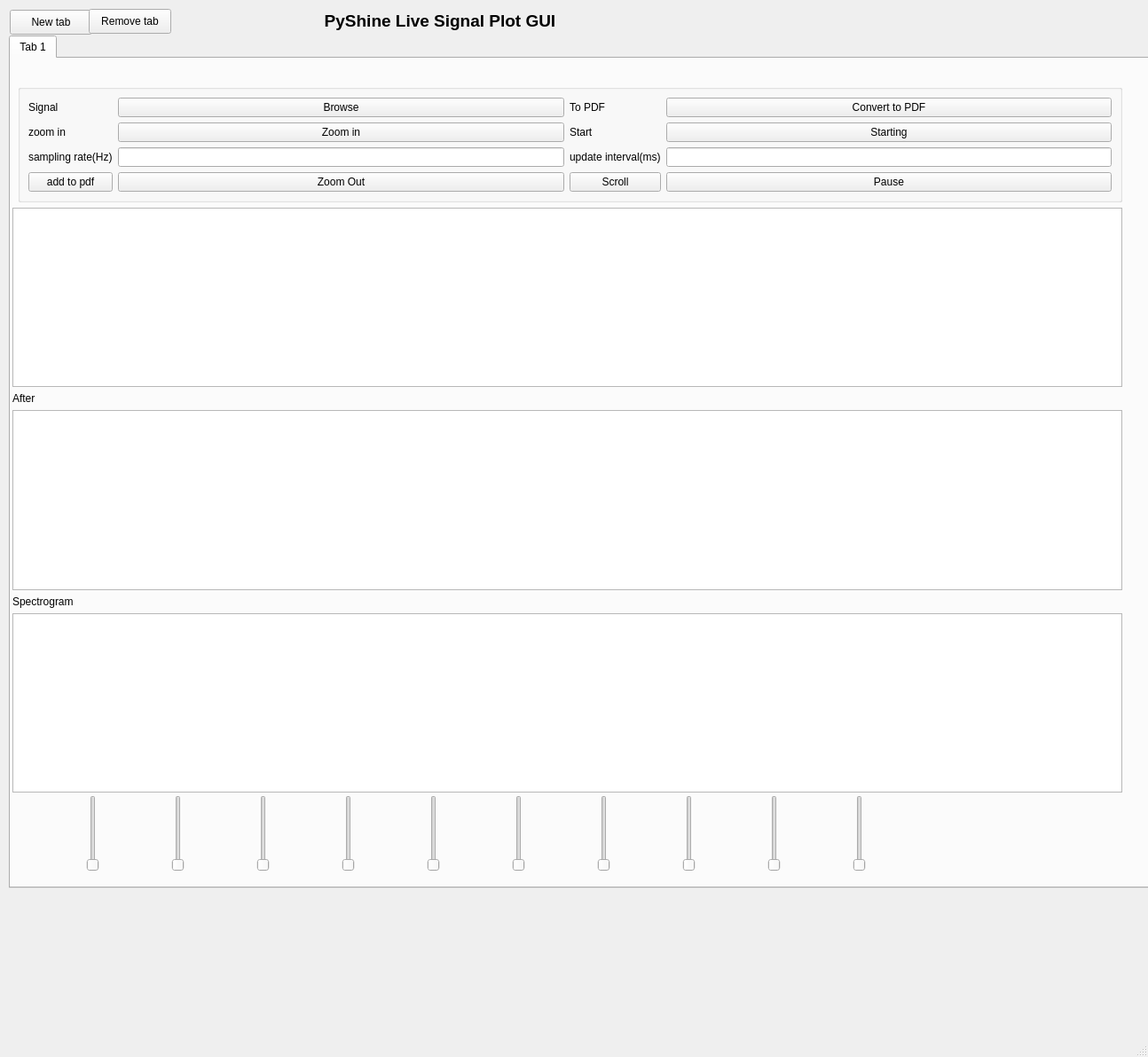
<?xml version="1.0" encoding="UTF-8"?>
<ui version="4.0">
 <class>MainWindow</class>
 <widget class="QMainWindow" name="MainWindow">
  <property name="geometry">
   <rect>
    <x>0</x>
    <y>0</y>
    <width>1294</width>
    <height>1191</height>
   </rect>
  </property>
  <property name="windowTitle">
   <string>MainWindow</string>
  </property>
  <widget class="QWidget" name="centralwidget">
   <widget class="QPushButton" name="Newtabbtn">
    <property name="geometry">
     <rect>
      <x>11</x>
      <y>11</y>
      <width>93</width>
      <height>28</height>
     </rect>
    </property>
    <property name="text">
     <string>New tab</string>
    </property>
   </widget>
   <widget class="QPushButton" name="Removetabbtn">
    <property name="geometry">
     <rect>
      <x>100</x>
      <y>10</y>
      <width>93</width>
      <height>28</height>
     </rect>
    </property>
    <property name="text">
     <string>Remove tab</string>
    </property>
   </widget>
   <widget class="QLabel" name="label">
    <property name="geometry">
     <rect>
      <x>330</x>
      <y>10</y>
      <width>332</width>
      <height>28</height>
     </rect>
    </property>
    <property name="text">
     <string>&lt;html&gt;&lt;head/&gt;&lt;body&gt;&lt;p&gt;&lt;span style=&quot; font-size:14pt; font-weight:600;&quot;&gt;PyShine Live Signal Plot GUI&lt;/span&gt;&lt;/p&gt;&lt;/body&gt;&lt;/html&gt;</string>
    </property>
    <property name="alignment">
     <set>Qt::AlignCenter</set>
    </property>
   </widget>
   <widget class="QTabWidget" name="tabWidget">
    <property name="geometry">
     <rect>
      <x>10</x>
      <y>40</y>
      <width>1291</width>
      <height>961</height>
     </rect>
    </property>
    <property name="currentIndex">
     <number>0</number>
    </property>
    <widget class="QWidget" name="tab">
     <attribute name="title">
      <string>Tab 1</string>
     </attribute>
     <widget class="QWidget" name="layoutWidget">
      <property name="geometry">
       <rect>
        <x>2</x>
        <y>29</y>
        <width>1251</width>
        <height>798</height>
       </rect>
      </property>
      <layout class="QGridLayout" name="gridLayout_2">
       <item row="2" column="0" colspan="2">
        <widget class="PlotWidget" name="Graph1"/>
       </item>
       <item row="3" column="0" colspan="2">
        <widget class="QLabel" name="label_8">
         <property name="text">
          <string>After</string>
         </property>
        </widget>
       </item>
       <item row="4" column="0" colspan="2">
        <widget class="PlotWidget" name="Graph1_2"/>
       </item>
       <item row="5" column="0" colspan="2">
        <widget class="QLabel" name="label_10">
         <property name="text">
          <string>Spectrogram</string>
         </property>
        </widget>
       </item>
       <item row="6" column="0" colspan="2">
        <widget class="PlotWidget" name="Graph1_3"/>
       </item>
       <item row="1" column="1">
        <widget class="QGroupBox" name="groupBox">
         <property name="title">
          <string/>
         </property>
         <layout class="QGridLayout" name="gridLayout">
          <item row="0" column="0">
           <widget class="QLabel" name="label_2">
            <property name="text">
             <string>Signal</string>
            </property>
           </widget>
          </item>
          <item row="0" column="1">
           <widget class="QPushButton" name="pushButton">
            <property name="text">
             <string>Browse</string>
            </property>
           </widget>
          </item>
          <item row="0" column="2">
           <widget class="QLabel" name="label_5">
            <property name="text">
             <string>To PDF</string>
            </property>
           </widget>
          </item>
          <item row="0" column="3">
           <widget class="QPushButton" name="pushButton_3">
            <property name="text">
             <string>Convert to PDF</string>
            </property>
           </widget>
          </item>
          <item row="1" column="0">
           <widget class="QLabel" name="label_3">
            <property name="text">
             <string>zoom in</string>
            </property>
           </widget>
          </item>
          <item row="1" column="1">
           <widget class="QPushButton" name="pushButton_5">
            <property name="text">
             <string>Zoom in</string>
            </property>
           </widget>
          </item>
          <item row="1" column="2">
           <widget class="QLabel" name="label_7">
            <property name="text">
             <string>Start</string>
            </property>
           </widget>
          </item>
          <item row="1" column="3">
           <widget class="QPushButton" name="pushButton_4">
            <property name="text">
             <string>Starting</string>
            </property>
           </widget>
          </item>
          <item row="2" column="0">
           <widget class="QLabel" name="label_4">
            <property name="text">
             <string>sampling rate(Hz)</string>
            </property>
           </widget>
          </item>
          <item row="2" column="1">
           <widget class="QLineEdit" name="lineEdit_2"/>
          </item>
          <item row="2" column="2">
           <widget class="QLabel" name="label_6">
            <property name="text">
             <string>update interval(ms)</string>
            </property>
           </widget>
          </item>
          <item row="2" column="3">
           <widget class="QLineEdit" name="lineEdit_4"/>
          </item>
          <item row="3" column="0">
           <widget class="QPushButton" name="pushButton_7">
            <property name="text">
             <string>add to pdf</string>
            </property>
           </widget>
          </item>
          <item row="3" column="1">
           <widget class="QPushButton" name="pushButton_6">
            <property name="text">
             <string>Zoom Out</string>
            </property>
           </widget>
          </item>
          <item row="3" column="2">
           <widget class="QPushButton" name="pushButton_8">
            <property name="text">
             <string>Scroll</string>
            </property>
           </widget>
          </item>
          <item row="3" column="3">
           <widget class="QPushButton" name="pushButton_2">
            <property name="text">
             <string>Pause</string>
            </property>
           </widget>
          </item>
         </layout>
        </widget>
       </item>
      </layout>
     </widget>
     <widget class="QWidget" name="layoutWidget">
      <property name="geometry">
       <rect>
        <x>10</x>
        <y>830</y>
        <width>1031</width>
        <height>86</height>
       </rect>
      </property>
      <layout class="QGridLayout" name="gridLayout_3">
       <item row="0" column="0">
        <widget class="QSlider" name="verticalSlider">
         <property name="orientation">
          <enum>Qt::Vertical</enum>
         </property>
        </widget>
       </item>
       <item row="0" column="1">
        <widget class="QSlider" name="verticalSlider_2">
         <property name="orientation">
          <enum>Qt::Vertical</enum>
         </property>
        </widget>
       </item>
       <item row="0" column="2">
        <widget class="QSlider" name="verticalSlider_3">
         <property name="orientation">
          <enum>Qt::Vertical</enum>
         </property>
        </widget>
       </item>
       <item row="0" column="3">
        <widget class="QSlider" name="verticalSlider_4">
         <property name="orientation">
          <enum>Qt::Vertical</enum>
         </property>
        </widget>
       </item>
       <item row="0" column="4">
        <widget class="QSlider" name="verticalSlider_5">
         <property name="orientation">
          <enum>Qt::Vertical</enum>
         </property>
        </widget>
       </item>
       <item row="0" column="5">
        <widget class="QSlider" name="verticalSlider_6">
         <property name="orientation">
          <enum>Qt::Vertical</enum>
         </property>
        </widget>
       </item>
       <item row="0" column="6">
        <widget class="QSlider" name="verticalSlider_7">
         <property name="orientation">
          <enum>Qt::Vertical</enum>
         </property>
        </widget>
       </item>
       <item row="0" column="7">
        <widget class="QSlider" name="verticalSlider_8">
         <property name="orientation">
          <enum>Qt::Vertical</enum>
         </property>
        </widget>
       </item>
       <item row="0" column="8">
        <widget class="QSlider" name="verticalSlider_9">
         <property name="orientation">
          <enum>Qt::Vertical</enum>
         </property>
        </widget>
       </item>
       <item row="0" column="9">
        <widget class="QSlider" name="verticalSlider_10">
         <property name="orientation">
          <enum>Qt::Vertical</enum>
         </property>
        </widget>
       </item>
      </layout>
     </widget>
    </widget>
   </widget>
  </widget>
  <widget class="QStatusBar" name="statusbar"/>
  <widget class="QMenuBar" name="menubar">
   <property name="geometry">
    <rect>
     <x>0</x>
     <y>0</y>
     <width>1294</width>
     <height>26</height>
    </rect>
   </property>
  </widget>
 </widget>
 <customwidgets>
  <customwidget>
   <class>PlotWidget</class>
   <extends>QGraphicsView</extends>
   <header location="global">pyqtgraph</header>
  </customwidget>
 </customwidgets>
 <resources/>
 <connections/>
</ui>
